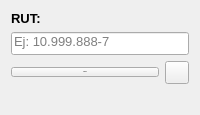
          <widget class="QWidget" name="page">
           <layout class="QGridLayout" name="gridLayout_3">
            <item row="1" column="0">
             <widget class="QLabel" name="rutlabel">
              <property name="font">
               <font>
                <pointsize>10</pointsize>
                <weight>75</weight>
                <bold>true</bold>
               </font>
              </property>
              <property name="text">
               <string>RUT:</string>
              </property>
              <property name="alignment">
               <set>Qt::AlignLeading|Qt::AlignLeft|Qt::AlignVCenter</set>
              </property>
             </widget>
            </item>
            <item row="3" column="0">
             <widget class="QPushButton" name="iniciarSession">
              <property name="font">
               <font>
                <family>Arial</family>
                <pointsize>-1</pointsize>
               </font>
              </property>
              <property name="text">
               <string>Ingresar</string>
              </property>
             </widget>
            </item>
            <item row="4" column="0" colspan="2">
             <widget class="QLabel" name="label_6">
              <property name="enabled">
               <bool>false</bool>
              </property>
              <property name="text">
               <string/>
              </property>
              <property name="pixmap">
               <pixmap resource="images.qrc">:/imagenes/Task Manager.ico</pixmap>
              </property>
              <property name="scaledContents">
               <bool>true</bool>
              </property>
             </widget>
            </item>
            <item row="3" column="1">
             <widget class="QToolButton" name="btnListaUsuarios">
              <property name="font">
               <font>
                <pointsize>10</pointsize>
               </font>
              </property>
              <property name="text">
               <string/>
              </property>
              <property name="icon">
               <iconset resource="images.qrc">
                <normaloff>:/imagenes/Search.ico</normaloff>:/imagenes/Search.ico</iconset>
              </property>
             </widget>
            </item>
            <item row="2" column="0" colspan="2">
             <widget class="QLineEdit" name="rutSesion">
              <property name="minimumSize">
               <size>
                <width>0</width>
                <height>0</height>
               </size>
              </property>
              <property name="font">
               <font>
                <pointsize>10</pointsize>
               </font>
              </property>
              <property name="toolTip">
               <string>&lt;html&gt;&lt;head/&gt;&lt;body&gt;&lt;p&gt;Ej: &amp;quot;11.222.333-K&amp;quot;&lt;/p&gt;&lt;/body&gt;&lt;/html&gt;</string>
              </property>
              <property name="maxLength">
               <number>12</number>
              </property>
              <property name="alignment">
               <set>Qt::AlignLeading|Qt::AlignLeft|Qt::AlignTop</set>
              </property>
              <property name="placeholderText">
               <string>Ej: 10.999.888-7</string>
              </property>
             </widget>
            </item>
           </layout>
          </widget>
